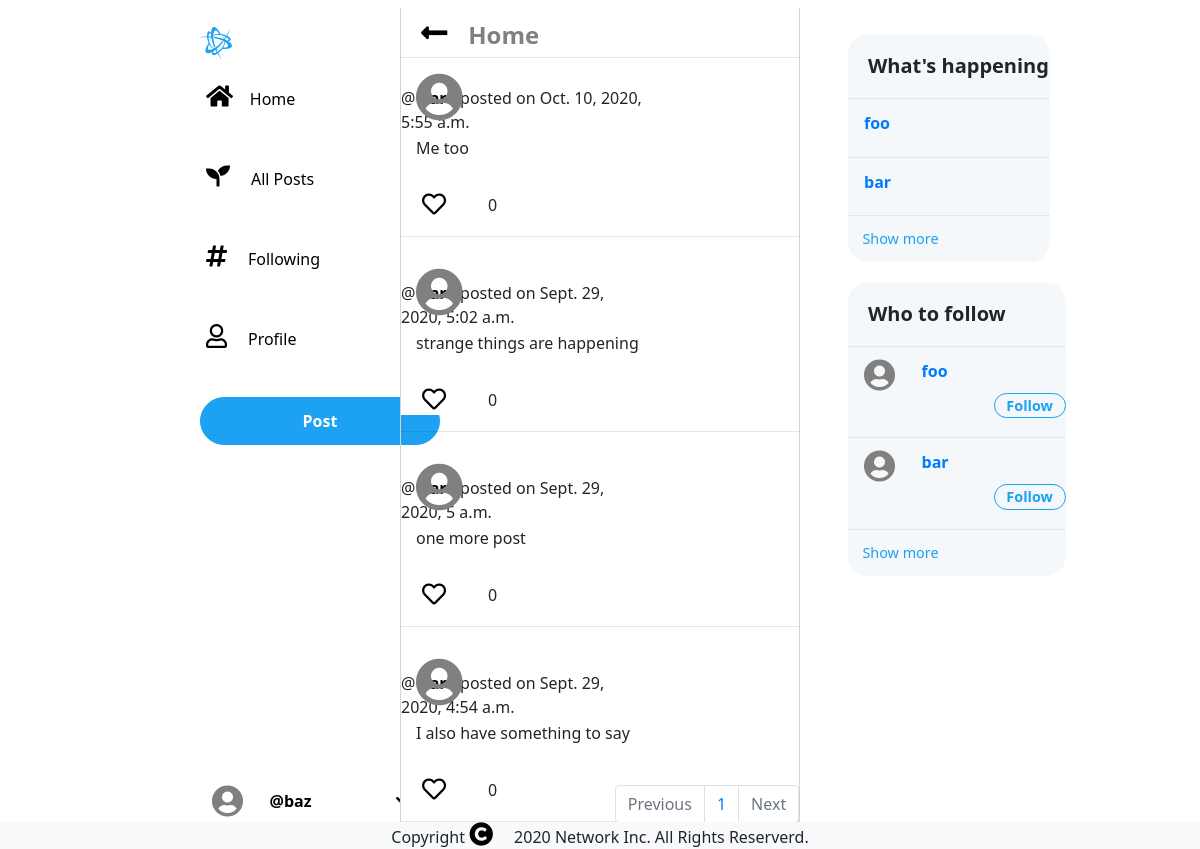
The app's page /following (signed in) with its own data.
### network/models.py (models this page shows, shortened)
class User(AbstractUser):
    pass

class Post(models.Model):
    user = models.ForeignKey("User", on_delete=models.CASCADE, related_name="posts")
    content = models.TextField()
    timestamp = models.DateTimeField(auto_now_add=True)
    like_count = models.IntegerField(default=0)

### network/views.py (the view)
# urls.py: path("following", views.following_index, name="following_index"),
@login_required
def following_index(request):
    follows = Follow.objects.filter(user=request.user.id)
    followings = []
    following_users = []
    for follow in follows:
        followings.append(follow.following)
    for following in followings:
        if following is not None:
            following_users.append(following)
    posts = []
    all_users = User.objects.all()
    users = []
    present_user = User.objects.get(username=request.user)
    for all_user in all_users:
        if all_user != present_user and all_user.username != "admin":
            users.append(all_user)
    for following_user in following_users:
        following_posts = Post.objects.filter(user=following_user.id).order_by(
            "-timestamp"
        )
        posts += following_posts
    posts.sort(key=lambda r: r.timestamp, reverse=True)
    p = Paginator(posts, 10)
    page_number = request.GET.get("page")
    page_obj = p.get_page(page_number)
    return render(
        request,
        "network/following.html",
        {
            "posts": posts,
            "post": CreatePost(),
            "page_obj": page_obj,
            "users": users,
        },
    )

### network/models.py
class CreatePost(ModelForm):
    class Meta:
        model = Post
        fields = ["content"]
        widgets = {
            "content": Textarea(
                attrs={
                    "placeholder": "What's happening?",
                    "class": "both_postform",
                }
            )
        }

### network/templates/network/following.html (shortened to what this page needs)
{% extends "network/layout.html" %}
{% load static %}
{% block body %}
{% if user.is_authenticated %}
<div>
    <div class="row middle_cell">
        <a href="{% url 'index' %}">
            <h5><i class="fas fa-long-arrow-alt-left"></i><span>Home</span></h5>
        </a>
    </div>
</div>
<div class="rows_container">
    {% for post in page_obj %}
    <div><i class=" fa fa-user-circle fa-3x" aria-hidden="true"></i></div>
    <div>
        {% if post %}
        <span>@
            <a id="other_profile{{ post.id }}" class="user_link" href="{% url 'user_profile' post.user %}">
                {{ post.user }}
            </a>
            - posted on
            {{ post.timestamp }}
        </span>
        <p id="post_paragraph{{ post.id }}" class="post_paragraph">{{ post.content }}</p>
        <div class="like_div">
            <form class="edit_like like_form" method="post">
                <button class="like_button" id="like_button{{ post.id }}"
                    onClick="like('{{ post.id }}', '{{ request.user.id }}')" type="submit" name="place_like">
                    <i class="far fa-heart" aria-hidden></i>
                </button>
                <p id="count{{ post.id }}" class="like_count">{{ post.like_count }}</p>
            </form>
        </div>
        {% endif %}
        <hr />
    </div>
    {% endfor %}
</div>
{% endif %}
{% endblock %}

### network/templates/network/layout.html (shortened to what this page needs)
{% load static %}
<!DOCTYPE html>
<html lang="en">
<head>
    <link rel="stylesheet" href="https://use.fontawesome.com/releases/v5.13.0/css/all.css">
    <link rel="stylesheet" href="https://stackpath.bootstrapcdn.com/bootstrap/4.4.1/css/bootstrap.min.css"
>
    <link href="{% static 'network/styles.css' %}" rel="stylesheet">
</head>
<body class="main_container">
    <div class="row">
        <div class="col-4">
            <div id="left_container" class="row">
                <div class="col-6">
                </div>
                <nav class="navbar-light" class="col-6">
                    <p><i class="fab fa-battle-net"></i></p>
                    <a href="{% url 'index' %}"><button id="home" class="inline_display button_margin"><i
                                class="fas fa-home"></i>Home</button></a>
                    <div>
                        <ul class="navbar-nav mr-auto">
                            <li class="nav-item">
                                <a href="{% url 'index' %}"><button id="all_posts"
                                        class="inline_display button_margin"><i class="fas fa-seedling"></i>
                                        All
                                        Posts</button></a>
                            </li>
                            {% if user.is_authenticated %}
                            <li class="nav-item">
                                <a href="{% url 'following_index' %}"><button id="following"
                                        class="inline_display button_margin"><i class="fas fa-hashtag"></i>
                                        Following</button></a>
                            </li>
                            <li class="nav-item">
                                <a href="{% url 'user_profile' request.user %}"><button id="profile"
                                        class="inline_display button_margin"><i class="far fa-user"></i>
                                        Profile</button></a>
                            </li>
                            <li class="nav-item">
                                <input type="submit" value="Post" class="btn" onclick="popup()" id="new_post">
                            </li>
                            {% endif %}
                            {% if user.is_authenticated %}
                            <div class="dropdown user_account">
                                <button id="left_corner_user" class="btn btn-secondary dropdown-toggle inline_display"
                                    type="button" id="dropdownMenuButton" data-toggle="dropdown" aria-haspopup="true"
                                    aria-expanded="false">
                                    <i class="fa fa-user-circle fa-2x" aria-hidden="true"></i>
                                    <span id="dropdown_user"><strong>@{{ request.user }}</strong>
                                        </span>
                                </button>
                            </div>
                            {% endif %}
                        </ul>
                    </div>
                </nav>
            </div>
        </div>
        <div id="middle_container" class="col-4">
            {% block body %}
            {% endblock %}
        </div>
        <div class="right_container col-4">
            <div class="row upper">
                <div class="who_to_follow_container">
                    <div class="follow_border">
                        <h5>What's happening</h5>
                    </div>
                    {% for user in users %}
                    <a class="follow_link" href="#">
                        <div class="follow_options follow_border">
                            <span class="follow_user">{{ user.username }}</span>
                        </div>
                    </a>
                    {% endfor %}
                    <div id="show_more">
                        <a href="#">Show more</a>
                    </div>
                </div>
            </div>
            <div class="row">
                <div class="who_to_follow_container">
                    <div class="follow_border">
                        <h5>Who to follow</h5>
                    </div>
                    {% for user in users %}
                    <a class="follow_link" href="#">
                        <div class="follow_options follow_border">
                            <i class=" fa fa-user-circle fa-2x" aria-hidden="true"></i>
                            <span class="follow_user">{{ user.username }}</span>
                            <button id="follow_button" class="follow_user">Follow</button>
                        </div>
                    </a>
                    {% endfor %}
                    <div id="show_more">
                        <a href="#">Show more</a>
                    </div>
                </div>
            </div>
        </div>
        <nav aria-label="Page navigation">
            <ul id="pagination-demo" class="pagination">
                {% if page_obj.has_previous %}
                <li class="page-item">
                    <a class="page-link" href="?page={{ page_obj.previous_page_number }}" tabindex="-1">Previous</a>
                </li>
                {% else %}
                <li class="page-item disabled">
                    <a class="page-link" href="#" tabindex="-1" aria-disabled="true">Previous</a>
                </li>
                {% endif %}
                <div id="page">
                </div>
                {% if page_obj.has_next %}
                <li class="page-item">
                    <a class="page-link" href="?page={{ page_obj.next_page_number }}">Next</a>
                </li>
                {% else %}
                <li class="page-item disabled">
                    <a class="page-link" href="#" aria-disabled="true">Next</a>
                </li>
                {% endif %}
            </ul>
        </nav>
        <footer class="footer">
            <div class="container">
                <span class="text muted">Copyright <i class="fa fa-copyright" aria-hidden="true"></i> 2020 Network Inc.
                    All
                    Rights Reserverd.
                </span>
            </div>
        </footer>
    </div>
</body>
</html>

### network/static/network/styles.css (style rules this page uses)
body { overflow-x: hidden; font-family: system-ui, -apple-system, BlinkMacSystemFont, "Segoe UI", Roboto, Ubuntu, "Helvetica Neue", sans-serif; }
nav { text-align: left; width: 50%; margin-top: 10px; }
#left_container { margin-top: 10px; }
.right_container { padding-left: 3em; margin-top: 20px; }
.upper { margin-bottom: 20px; }
#middle_container, #post_middle_container, #profile_view { border: 1px solid lightgrey; border-top: 1px solid transparent; border-bottom: 1px solid transparent; padding: 0; overflow: hidden; }
.rows_container, #post_comment { overflow-y: auto; }
.rows_container span { float: right; padding-right: 38%; margin-top: -50px; }
.rows_container button { border: 0px; background-color: white; }
i { color: black; font-size: 1.5em; padding-right: 0.7em; }
.user_link { color: black; font-size: 1em; font-weight: bold; }
.fab { color: rgba(29, 161, 242, 1); font-size: 2em; }
#new_post { background-color: rgba(29, 161, 242, 1); color: white; border: 1px solid rgba(29, 161, 242, 1); border-radius: 30px; width: 15em; height: 3em; font-weight: bold; outline: none; }
.user_account { position: fixed; bottom: 30px; }
.inline_display { display: inline-block; background-color: white; border: 0px solid #e1f3fd; height: 2.5em; }
.button_margin { margin-bottom: 2.5em; }
.fa-user-circle { color: grey; }
.dropdown-toggle::after { display: none; }
#dropdown_user { color: black; }
strong { vertical-align: super; margin-right: 5em; }
.follow_options { font-weight: bold; padding-left: 1em; }
h5 { font-weight: bold; padding-left: 1em; line-height: 2em; display: table-cell; vertical-align: middle; }
.fa-heart { margin-left: 15px; }
.who_to_follow_container { background-color: rgb(245, 248, 250); border-radius: 20px; width: 60%; display: table; }
.follow_link { background-color: rgb(245, 248, 250); width: 100%; display: table; }
.follow_user { vertical-align: 40%; }
#follow_button, .profile_follow_button { margin-left: 9em; background-color: rgb(245, 248, 250); border: 1px solid rgba(29, 161, 242, 1); border-radius: 30px; color: rgba(29, 161, 242, 1); font-weight: bold; width: 5em; font-size: 0.9em; }
.follow_border { border-bottom: 1px solid #e6e6e6; }
#show_more { margin-left: 1em; font-size: 0.9em; }
#show_more a { color: rgba(29, 161, 242, 1); }
.follow_border, #show_more { padding-top: 12px; padding-bottom: 12px; }
.middle_cell { border-bottom: 1px solid #e6e6e6; }
.middle_cell h5 { margin-top: 12px; }
.middle_cell span { font-size: 1.2em; color: grey; }
.row { margin-left: auto; margin-right: auto; margin-top: 7px; }
.rows_container i, .rows_container p { margin-top: 15px; margin-left: 15px; }
.pagination { position: fixed; bottom: 1.2%; right: 33.4%; }
footer { position: fixed; left: 0; bottom: 0; width: 100%; background-color: #f8f9fa; text-align: center; }
.like_count { display: inline; vertical-align: 10%; }

### records on screen
User: user "baz"
Post: user "bar", timestamp "Oct. 10, 2020, 5:55 a.m.", content "Me too", like_count "0"
Post: user "bar", timestamp "Sept. 29, 2020, 5:02 a.m.", content "strange things are happening", like_count "0"
Post: user "bar", timestamp "Sept. 29, 2020, 5 a.m.", content "one more post", like_count "0"
Post: user "bar", timestamp "Sept. 29, 2020, 4:54 a.m.", content "I also have something to say", like_count "0"
User: username "foo"
User: username "bar"
